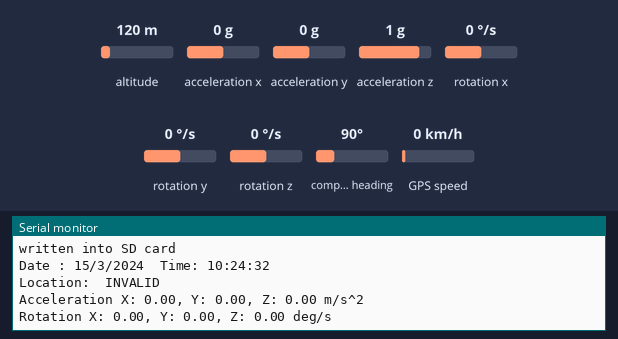
Simulated run of this sketch. Board: Arduino Uno, built with avr-gcc and run on an emulated ATmega328P. On the bench: the last lines printed to the serial monitor. Wiring (inferred from the names in the program): MPU-6050 motion sensor at I2C address 0x68. The inputs (shaded band) are chosen by the test bench; at power-on: altitude 120 m, acceleration x 0 g, acceleration y 0 g, acceleration z 1 g, rotation x 0 °/s, rotation y 0 °/s, rotation z 0 °/s, compass heading 90°, GPS speed 0 km/h. Storage starts empty; the GPS gets a fix after 3 s at 37.7749, -122.4194 with 8 satellites.

Above: at 2.7 s.
2.8 s: altitude set to 11 m
At 3.4 s:
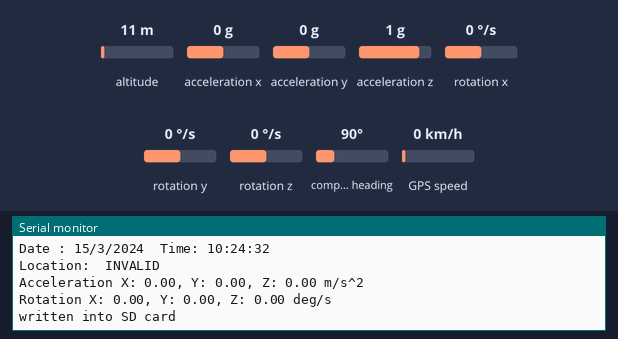
5.1 s: altitude set to 8 m
At 5.17 s:
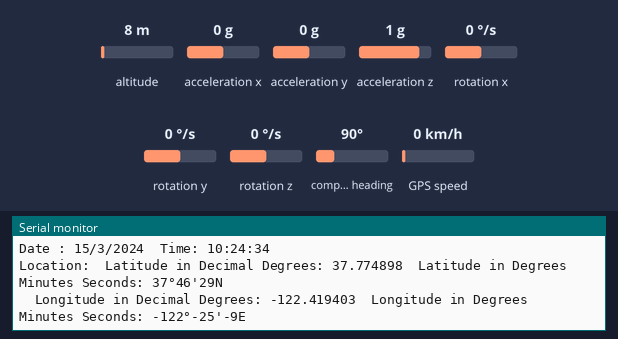
13.1 s: acceleration x set to -0.2 g
At 13.46 s:
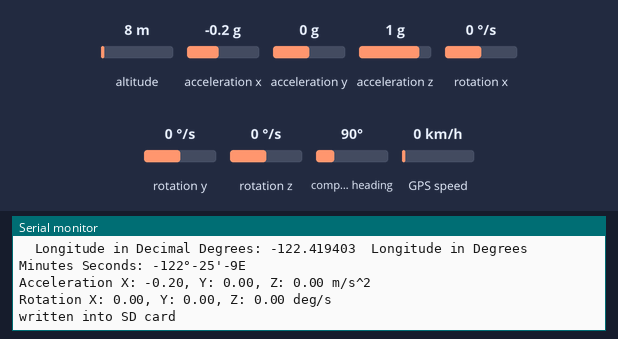
17.1 s: acceleration y set to -0.2 g
At 17.46 s:
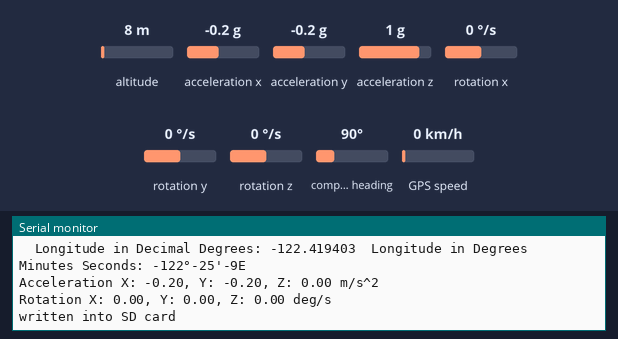
Timing chart, 0 to 20.1 s (numbered marks = the images above; inputs shaded):
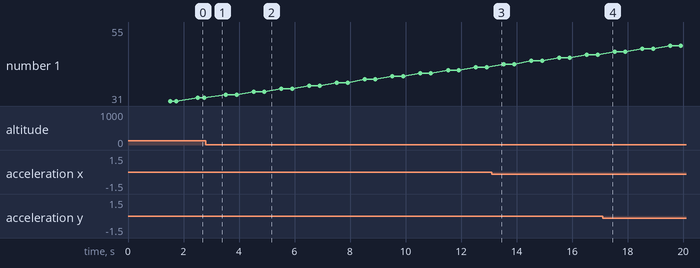

The sketch:

Final.ino
```cpp
// include library for reading values from MPU6050
#include <Wire.h>

// include the SD library:
#include <SPI.h>
#include <SD.h>


const int MPU = 0x68; // MPU6050 I2C address
float AccX, AccY, AccZ, GyroX, GyroY, GyroZ;
float AccErrorX, AccErrorY, AccErrorZ, AngleErrorX, AngleErrorY, GyroErrorX, GyroErrorY, GyroErrorZ;
int c = 0;

File myFile;
const int chipSelect = 10;

//include the libraries for gps module
#include <TinyGPS++.h>
#include <SoftwareSerial.h>

static const int RXPin = 4, TXPin = 3;// Here we make pin 4 as RX of arduino & pin 3 as TX of arduino
//static const uint32_t GPSBaud = 9600;

volatile int degree, secs, mins;
volatile float minutes, seconds;
volatile double lat_val, lng_val;
String date_, time_, latitude, longitude;
String filename = "meghana_.txt";

TinyGPSPlus gps;
SoftwareSerial ss(RXPin, TXPin);

void setup()
{
  Serial.begin(9600);
  ss.begin(9600);

  Wire.begin();                      // Initialize comunication
  Wire.beginTransmission(MPU);       // Start communication with MPU6050
  //The 0x6B register is the power management register, and writing a value of 0x00 to it sets the device to use its internal oscillator as the clock source.
  Wire.write(0x6B);
  Wire.write(0x00);
  Wire.endTransmission(true);        //end the transmission

  if (SD.begin(chipSelect))
  {
    Serial.println("SD card is ready to use.");
  }
  else
  {
    Serial.println("SD card initialization failed");
    return;
  }

  setup_SDcard();
  calculate_error();
  delay(1000);
}


// IMU error values
void calculate_error()
{
  // Read accelerometer values 200 times
  while (c < 200)
  {
    Wire.beginTransmission(MPU);
    Wire.write(0x3B);
    Wire.endTransmission(false); //'false' indicates a "restart" signal instead of a "stop" signal
    Wire.requestFrom(MPU, 6, true);
    AccX = (Wire.read() << 8 | Wire.read()) / 16384.0 ;
    AccY = (Wire.read() << 8 | Wire.read()) / 16384.0 ;
    AccZ = (Wire.read() << 8 | Wire.read()) / 16384.0 ;

    // Sum all readings
    AccErrorX = AccErrorX + AccX;
    AccErrorY = AccErrorY + AccY;
    AccErrorZ = AccErrorZ + AccZ;

    c++;
  }

  AccErrorX = AccErrorX / 200;
  AccErrorY = AccErrorY / 200;
  AccErrorZ = AccErrorZ / 200;

  c = 0;

  // Read gyro values 200 times
  while (c < 200)
  {
    Wire.beginTransmission(MPU);
    Wire.write(0x43);
    Wire.endTransmission(false);
    Wire.requestFrom(MPU, 6, true);
    GyroX = Wire.read() << 8 | Wire.read();
    GyroY = Wire.read() << 8 | Wire.read();
    GyroZ = Wire.read() << 8 | Wire.read();

    // Sum all readings
    GyroErrorX = GyroErrorX + (GyroX / 131.0);
    GyroErrorY = GyroErrorY + (GyroY / 131.0);
    GyroErrorZ = GyroErrorZ + (GyroZ / 131.0);
    c++;
  }

  GyroErrorX = GyroErrorX / 200;
  GyroErrorY = GyroErrorY / 200;
  GyroErrorZ = GyroErrorZ / 200;

  // Print the error values on the Serial Monitor
  Serial.print("AccErrorX: ");
  Serial.println(AccErrorX);
  Serial.print("AccErrorY: ");
  Serial.println(AccErrorY);
  Serial.print("AccErrorZ: ");
  Serial.println(AccErrorZ);
  Serial.println();

  Serial.print("GyroErrorX: ");
  Serial.println(GyroErrorX);
  Serial.print("GyroErrorY: ");
  Serial.println(GyroErrorY);
  Serial.print("GyroErrorZ: ");
  Serial.println(GyroErrorZ);
  Serial.println();

}

void dispInfo()
{

  Serial.print(F("Date : "));
  if (gps.date.isValid())
  {
    date_ = (String(gps.date.day()) + "/" + String(gps.date.month()) + "/" + String(gps.date.year()));
    Serial.print(date_);
  }
  else
  {
    Serial.print(F("INVALID"));
  }

  Serial.print(F("\tTime: "));
  if (gps.time.isValid())
  {
    time_ = (String(gps.time.hour()) + ":" + String(gps.time.minute()) + ":" + String(gps.time.second()));
    Serial.println(time_);
  }
  else
  {
    Serial.println(F("INVALID"));
  }

  Serial.print(F("Location:\t"));
  if (gps.location.isValid())
  {
    lat_val = gps.location.lat();
    Serial.print(F("Latitude in Decimal Degrees: "));
    Serial.print(lat_val, 6);
    Serial.print(F("\t"));
    DegMinSec(lat_val);
    Serial.print(F("Latitude in Degrees Minutes Seconds: "));
    latitude = (String(degree) + "°" + String(mins) + "'" + String(secs) + "N");
    Serial.println(latitude);

    lng_val = gps.location.lng();
    Serial.print(F("\tLongitude in Decimal Degrees: "));
    Serial.print(lng_val, 6);
    Serial.print(F("\t"));
    DegMinSec(lng_val);
    Serial.print(F("Longitude in Degrees Minutes Seconds: "));
    longitude = (String(degree) + "°" + String(mins) + "'" + String(secs) + "E");
    Serial.println(longitude);
  }
  else
  {
    Serial.println(F("INVALID"));
  }
  delay(100);
}

void loop()
{

  // === Read gps data === //
  //  for (unsigned long start = millis(); millis() - start < 1000; start = millis())
  //  {
      while (ss.available() > 0)
      {
        if (gps.encode(ss.read()))
        {
          dispInfo();

          // === Read acceleromter data === //
          Wire.beginTransmission(MPU);
          Wire.write(0x3B);
          Wire.endTransmission(false);
          Wire.requestFrom(MPU, 6, true);
          AccX = ((Wire.read() << 8 | Wire.read()) / 16384.0) - AccErrorX; // X-axis value
          AccY = ((Wire.read() << 8 | Wire.read()) / 16384.0) - AccErrorY; // Y-axis value
          AccZ = ((Wire.read() << 8 | Wire.read()) / 16384.0) - AccErrorZ; // Z-axis value

          // === Read gyroscope data === //
          Wire.beginTransmission(MPU);
          Wire.write(0x43);
          Wire.endTransmission(false);
          Wire.requestFrom(MPU, 6, true);
          GyroX = ((Wire.read() << 8 | Wire.read()) / 131.0) - GyroErrorX;
          GyroY = ((Wire.read() << 8 | Wire.read()) / 131.0) - GyroErrorY;
          GyroZ = ((Wire.read() << 8 | Wire.read()) / 131.0) - GyroErrorZ;

          //Print the values on the serial monitor
          Serial.print("Acceleration X: ");
          Serial.print(AccX);
          Serial.print(", Y: ");
          Serial.print(AccY);
          Serial.print(", Z: ");
          Serial.print(AccZ);
          Serial.println(" m/s^2");

          Serial.print("Rotation X: ");
          Serial.print(GyroX);
          Serial.print(", Y: ");
          Serial.print(GyroY);
          Serial.print(", Z: ");
          Serial.print(GyroZ);
          Serial.println(" deg/s");
          Serial.println();

          // write the accelerometer values to SD card
          myFile = SD.open(filename, FILE_WRITE);
          if (myFile)
          {
            String(datastr) = (date_ + time_ + lat_val + latitude + lng_val + longitude + AccX + String(", ") + AccY + String(", ") + AccZ + String(", ") + GyroX + String(", ") + GyroY + String(", ") + GyroZ);
            myFile.println(datastr);
            myFile.close();

            Serial.println("written into SD card");

          }
          else
          {
            Serial.println("error opening .txt file");
          }
        }
      }
//  }

  if (millis() > 5000 && gps.charsProcessed() < 10)
  {
    Serial.println(F("No GPS detected: check wiring."));
    while(true);
  }

  // delay(300);

}


void setup_SDcard()
{
  myFile = SD.open(filename, FILE_WRITE);

  if (myFile)
  {
    String(datastr) = (String("Date, Time, Latitude(decimal), Latitude(degree min sec), Longitude(decimal), Longitude(degree min sec),Linear Acceleration X, Linear Acceleration Y, Linear Acceleration Z, Angular Velocity X, Angular Velocity Y, Angular Velocity Z"));
    myFile.println(datastr);

    myFile.close();

    Serial.println("written into SD card");
  }
  else
  {
    Serial.println("error opening .txt file");
  }
}

void DegMinSec( double tot_val)   /* Convert data in decimal degrees into degrees minutes seconds form */
{
  degree = (int)tot_val;
  minutes = tot_val - degree;
  seconds = 60 * minutes;
  minutes = (int)seconds;
  mins = (int)minutes;
  seconds = seconds - minutes;
  seconds = 60 * seconds;
  secs = (int)seconds;
}
```

Measured:
- the behaviour switches between 10 and 9 m on altitude (found by bisection; images 1 and 2)
- the behaviour switches between 0 and -0.1 g on acceleration x (found by bisection; images 2 and 3)
- after the input at 13.1 s, the serial monitor: prints a new line after 0.09 s (image 3)
- after the input at 17.1 s, the serial monitor: prints a new line after 0.09 s (image 4)
